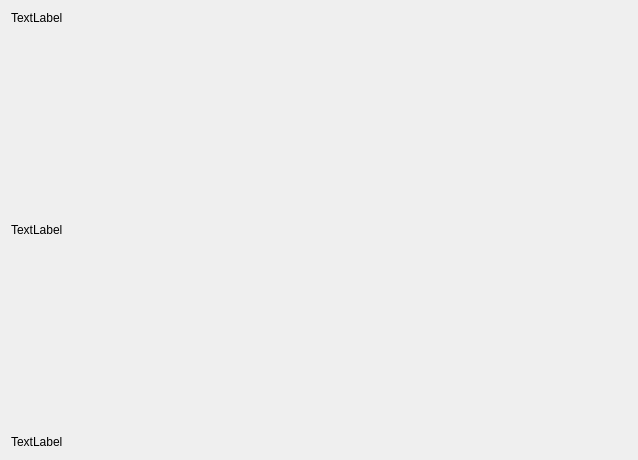
<?xml version="1.0" encoding="UTF-8"?>
<ui version="4.0">
 <class>barForm</class>
 <widget class="QWidget" name="barForm">
  <property name="geometry">
   <rect>
    <x>0</x>
    <y>0</y>
    <width>638</width>
    <height>460</height>
   </rect>
  </property>
  <property name="windowTitle">
   <string>Гистограмма кол-ва номеров в категориях</string>
  </property>
  <layout class="QHBoxLayout" name="horizontalLayout_2">
   <item>
    <layout class="QHBoxLayout" name="horizontalLayout">
     <item>
      <layout class="QVBoxLayout" name="verticalLayout">
       <item>
        <widget class="QLabel" name="labelMax">
         <property name="text">
          <string>TextLabel</string>
         </property>
        </widget>
       </item>
       <item>
        <spacer name="verticalSpacer_2">
         <property name="orientation">
          <enum>Qt::Vertical</enum>
         </property>
         <property name="sizeHint" stdset="0">
          <size>
           <width>20</width>
           <height>40</height>
          </size>
         </property>
        </spacer>
       </item>
       <item>
        <widget class="QLabel" name="labelMid">
         <property name="text">
          <string>TextLabel</string>
         </property>
        </widget>
       </item>
       <item>
        <spacer name="verticalSpacer">
         <property name="orientation">
          <enum>Qt::Vertical</enum>
         </property>
         <property name="sizeHint" stdset="0">
          <size>
           <width>20</width>
           <height>40</height>
          </size>
         </property>
        </spacer>
       </item>
       <item>
        <widget class="QLabel" name="labelZero">
         <property name="text">
          <string>TextLabel</string>
         </property>
        </widget>
       </item>
      </layout>
     </item>
     <item>
      <widget class="QWidget" name="widget" native="true">
       <property name="sizePolicy">
        <sizepolicy hsizetype="Expanding" vsizetype="Expanding">
         <horstretch>0</horstretch>
         <verstretch>0</verstretch>
        </sizepolicy>
       </property>
      </widget>
     </item>
    </layout>
   </item>
  </layout>
 </widget>
 <resources/>
 <connections/>
</ui>
